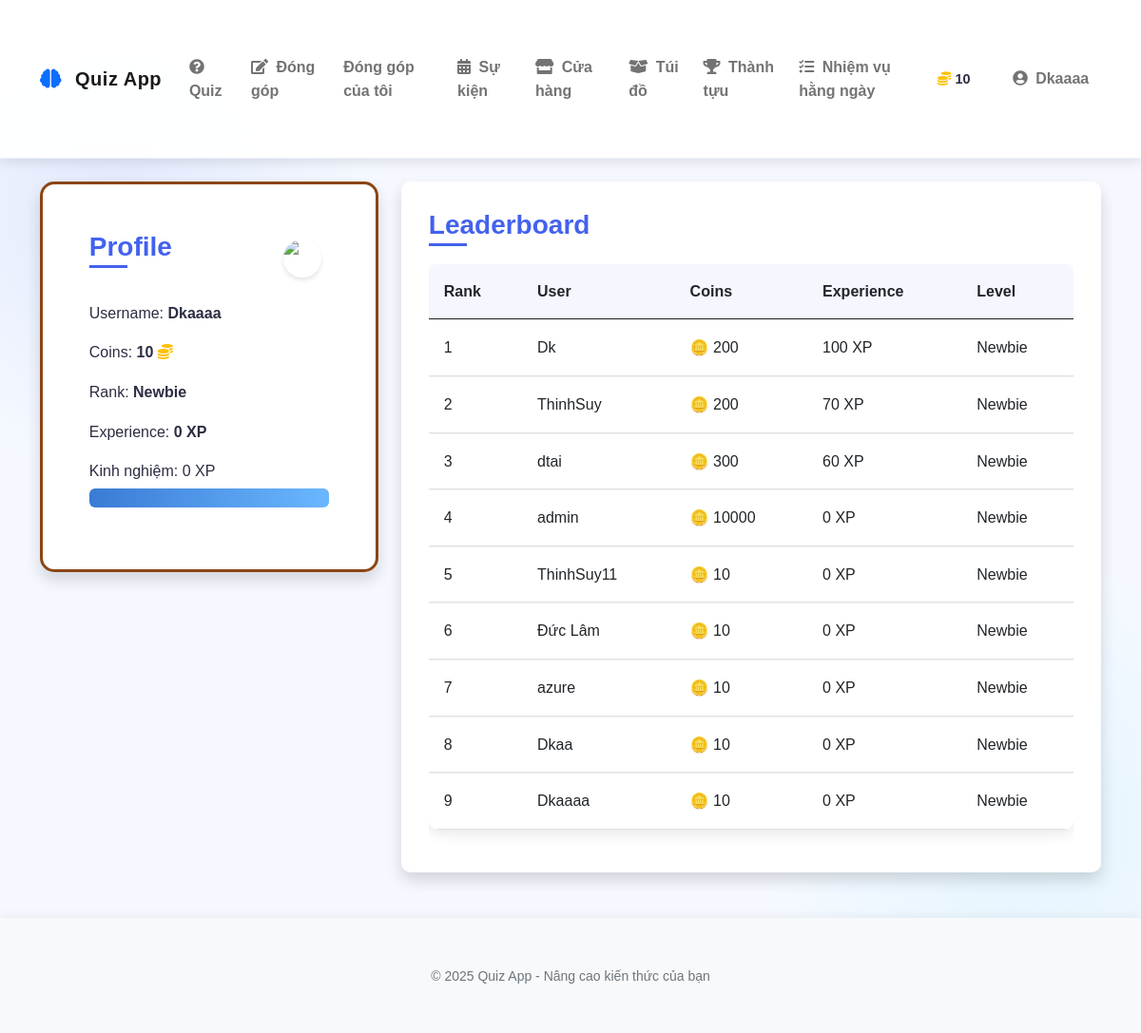
The page / (signed in) on the database as committed earlier.
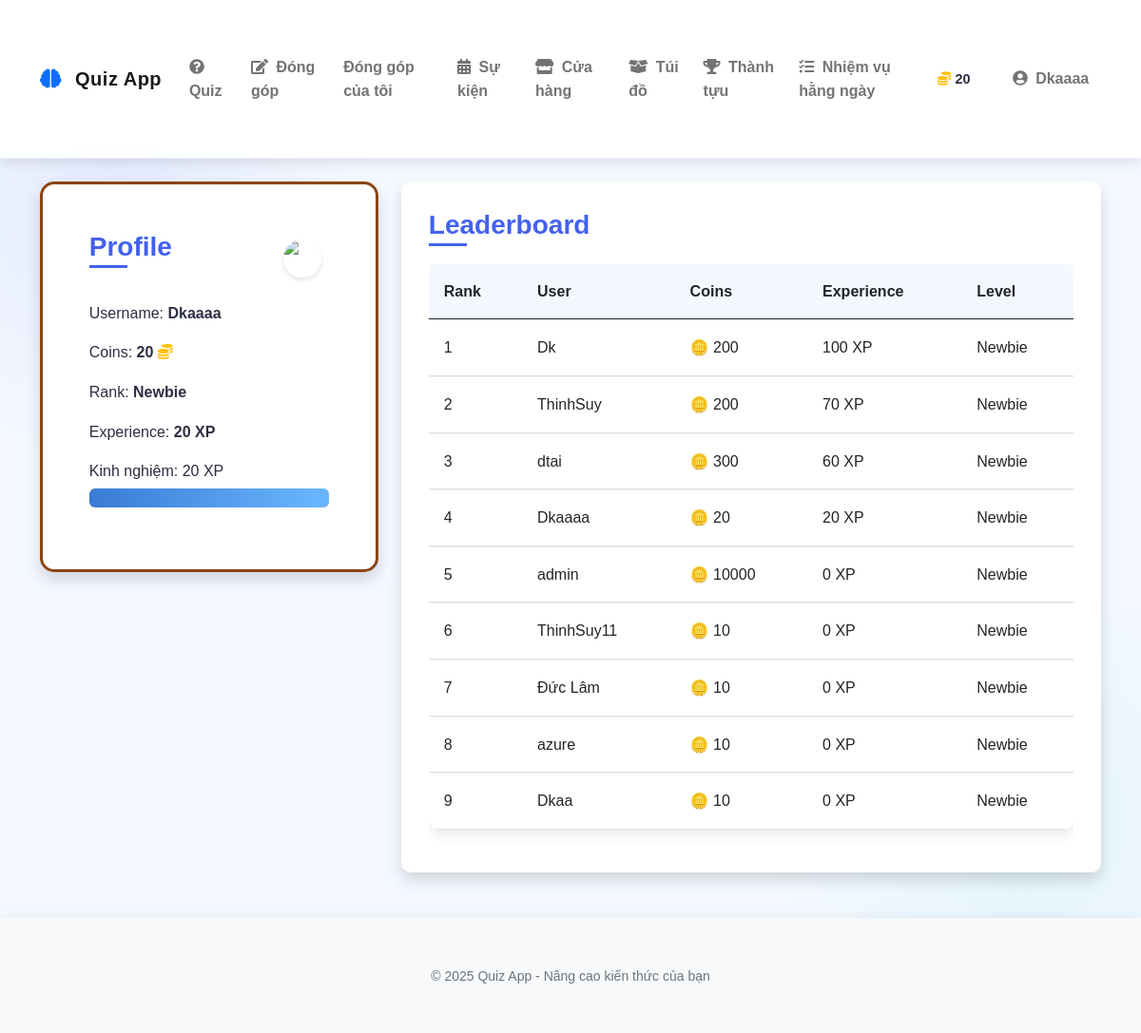
The same page on the database as committed later.
### models.py (models this page shows, shortened)
class User(UserMixin, db.Model):
    id = db.Column(db.Integer, primary_key=True)
    username = db.Column(db.String(64), unique=True, nullable=False)
    email = db.Column(db.String(120), unique=True, nullable=False)
    password_hash = db.Column(db.String(256))
    coins = db.Column(db.Integer, default=10)  # New users start with 10 coins
    experience = db.Column(db.Integer, default=0)  # Experience points
    rank = db.Column(db.String(50), default='Newbie')
    is_admin = db.Column(db.Boolean, default=False)
    contributions = db.relationship('Contribution', backref='author', lazy=True)
    inventory_items = db.relationship('InventoryItem', backref='owner', lazy=True)
    achievements = db.relationship('UserAchievement', backref='user', lazy=True)
    daily_quests = db.relationship('UserDailyQuest', backref='user', lazy=True)
    total_questions_answered = db.Column(db.Integer, default=0)
    correct_answers = db.Column(db.Integer, default=0)
    easy_questions_completed = db.Column(db.Integer, default=0)
    medium_questions_completed = db.Column(db.Integer, default=0)
    hard_questions_completed = db.Column(db.Integer, default=0)
    daily_quest_points = db.Column(db.Integer, default=0)
    daily_streak = db.Column(db.Integer, default=0)
    last_daily_login = db.Column(db.Date, nullable=True)

### app.py (the view)
@app.route('/')
def homepage():
    from models import User, RANK_THRESHOLDS
    top_users = User.query.order_by(User.experience.desc()).limit(10).all()
    return render_template('homepage.html', top_users=top_users, RANK_THRESHOLDS=RANK_THRESHOLDS)

### app.py (called while the page is built)
@login_manager.user_loader
def load_user(user_id):
    from models import User
    return User.query.get(int(user_id))

### templates/homepage.html (shortened to what the changed rows need)
{% extends "base.html" %}
{% block content %}
<div class="row">
    <div class="col-md-4">
        {% if current_user.is_authenticated %}
        <div class="card shadow rank-card" data-aos="fade-right" data-rank="{{ current_user.rank.lower() }}">
            <div class="card-body">
                <div class="d-flex justify-content-between align-items-center mb-3">
                    <h3 class="card-title">Profile</h3>
                    <div class="rank-badge">
                        <img src="{{ url_for('static', filename='images/ranks/' + current_user.rank.lower() + '.png') }}"
                             alt="{{ current_user.rank }}" class="rank-icon">
                    </div>
                </div>
                <div class="profile-info">
                    <p>Username: <strong>{{ current_user.username }}</strong></p>
                    <p>Coins: <strong>{{ current_user.coins }}</strong> <i class="fas fa-coins text-warning"></i></p>
                    <p>Rank: <strong class="rank-name">{{ current_user.rank }}</strong></p>
                    {% set next_rank = None %}
                    {% set next_threshold = 0 %}
                    {% set current_threshold = 0 %}
                    {% for rank, threshold in RANK_THRESHOLDS.items() | sort(attribute='1') %}
                        {% if current_user.rank == rank %}
                            {% set current_threshold = threshold %}
                            {% for next_r, next_t in RANK_THRESHOLDS.items() | sort(attribute='1') %}
                                {% if next_t > threshold and not next_rank %}
                                    {% set next_rank = next_r %}
                                    {% set next_threshold = next_t %}
                                {% endif %}
                            {% endfor %}
                        {% endif %}
                    {% endfor %}
                    <p>Experience: <strong>{{ current_user.experience }} XP</strong></p>
                    <div class="rank-progress mt-3">
                        {% if next_rank %}
                        <p class="mb-1">Tiến trình ({{ current_user.experience }}/{{ next_threshold }})</p>
                        <div class="progress" style="height: 20px;">
                            <div class="progress-bar progress-bar-striped progress-bar-animated bg-success"
                                 role="progressbar"
                                 style="width: {{ ((current_user.experience - current_threshold) / (next_threshold - current_threshold) * 100)|round }}%">
                            </div>
                        </div>
                        <small class="text-muted">Rank tiếp theo: {{ next_rank }}</small>
                        {% else %}
                        <p class="mb-1">Kinh nghiệm: {{ current_user.experience }} XP</p>
                        <div class="progress" style="height: 20px;">
                            <div class="progress-bar progress-bar-striped progress-bar-animated bg-success"
                                 role="progressbar"
                                 style="width: 100%">
                            </div>
                        </div>
                        {% endif %}
                    </div>
                </div>
            </div>
        </div>
        {% endif %}
    </div>
    <div class="col-md-8">
        <div class="card shadow" data-aos="fade-left">
            <div class="card-body">
                <div class="table-responsive">
                    <table class="table table-hover">
                        <thead>
                            <tr>
                                <th>Rank</th>
                                <th>User</th>
                                <th>Coins</th>
                                <th>Experience</th>
                                <th>Level</th>
                            </tr>
                        </thead>
                        <tbody>
                            {% for user in top_users %}
                            <tr>
                                <td>{{ loop.index }}</td>
                                <td>{{ user.username }}</td>
                                <td>🪙 {{ user.coins }}</td>
                                <td>{{ user.experience }} XP</td>
                                <td>{{ user.rank }}</td>
                            </tr>
                            {% endfor %}
                        </tbody>
                    </table>
                </div>
            </div>
        </div>
    </div>
</div>
{% endblock %}

### templates/base.html (shortened to what the changed rows need)
<!DOCTYPE html>
<html lang="en">
<head>
    <link href="https://cdn.jsdelivr.net/npm/bootstrap@5.0.2/dist/css/bootstrap.min.css" rel="stylesheet">
    <link rel="stylesheet" href="https://cdnjs.cloudflare.com/ajax/libs/font-awesome/5.15.3/css/all.min.css">
    <link href="https://unpkg.com/aos@2.3.1/dist/aos.css" rel="stylesheet">
    <link rel="stylesheet" href="{{ url_for('static', filename='css/style.css') }}">
    <link rel="stylesheet" href="{{ url_for('static', filename='css/rank_frames.css') }}">
    <link rel="stylesheet" href="{{ url_for('static', filename='css/customization.css') }}">
    <link rel="stylesheet" href="{{ url_for('static', filename='css/achievements.css') }}">
    <link rel="stylesheet" href="{{ url_for('static', filename='css/quests.css') }}">
    <link rel="stylesheet" href="{{ url_for('static', filename='css/quiz.css') }}">
</head>
<body>
    <nav class="navbar navbar-expand-lg navbar-light sticky-top">
        <div class="container">
            <div class="collapse navbar-collapse" id="navbarNav">
                {% if current_user.is_authenticated %}
                <div class="user-stats d-flex align-items-center me-3">
                    <div class="stat-item d-flex align-items-center me-3">
                        <i class="fas fa-coins text-warning me-1"></i>
                        <span class="fw-bold">{{ current_user.coins }}</span>
                    </div>
                </div>
                <ul class="navbar-nav">
                    <li class="nav-item dropdown">
                        <a class="nav-link dropdown-toggle" href="#" id="userDropdown" role="button" data-bs-toggle="dropdown" aria-expanded="false">
                            <i class="fas fa-user-circle me-1"></i> {{ current_user.username }}
                        </a>
                    </li>
                </ul>
                {% endif %}
            </div>
        </div>
    </nav>
    <div class="container py-4">
        {% block content %}{% endblock %}
    </div>
</body>
</html>

Rows that differ between the two databases and show on the page:
changed User "Dkaaaa": coins "10" → "20"; experience "0" → "20"; moves up the list
